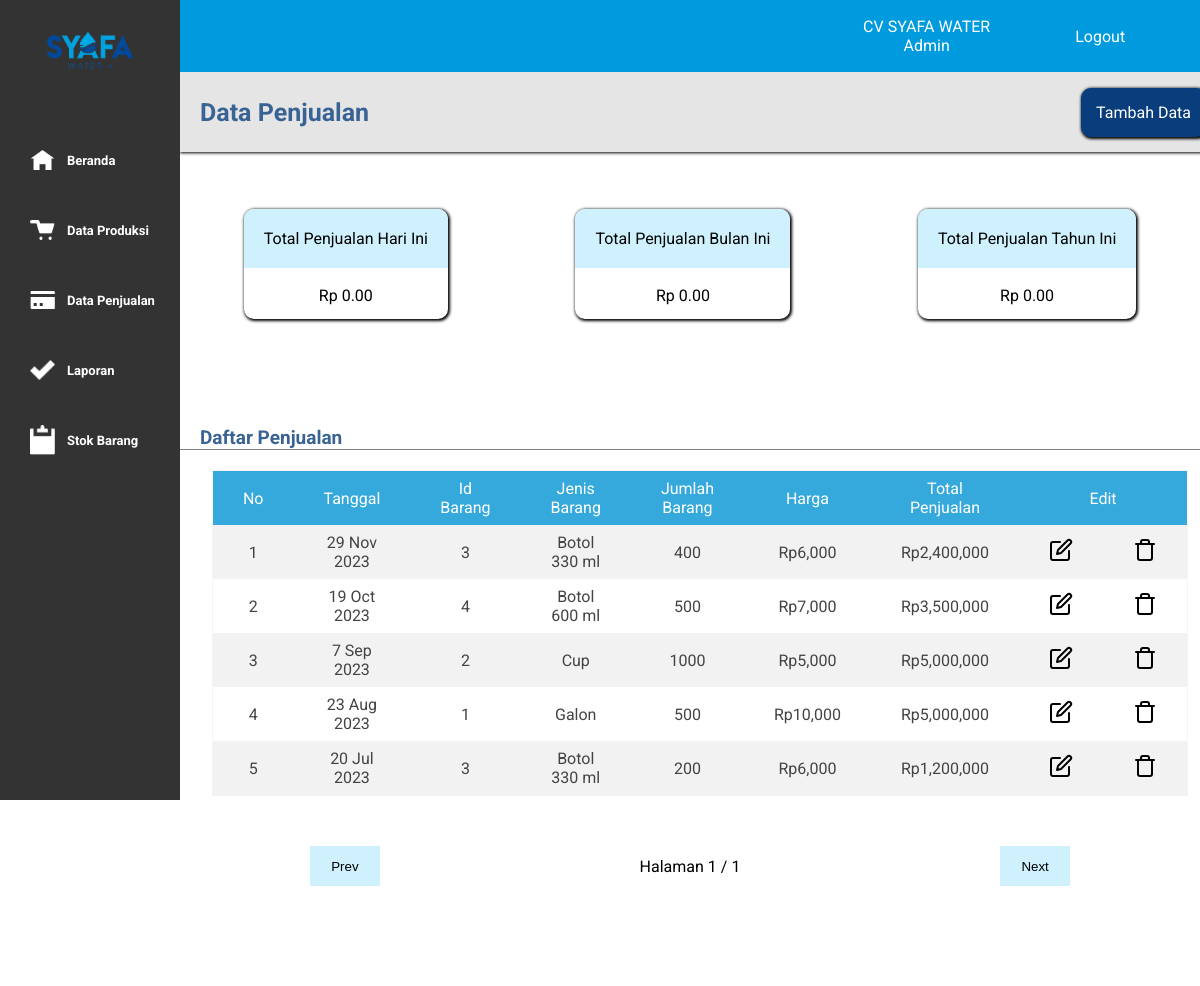
/data_penjualan.php, run on an earlier commit of the app's database.
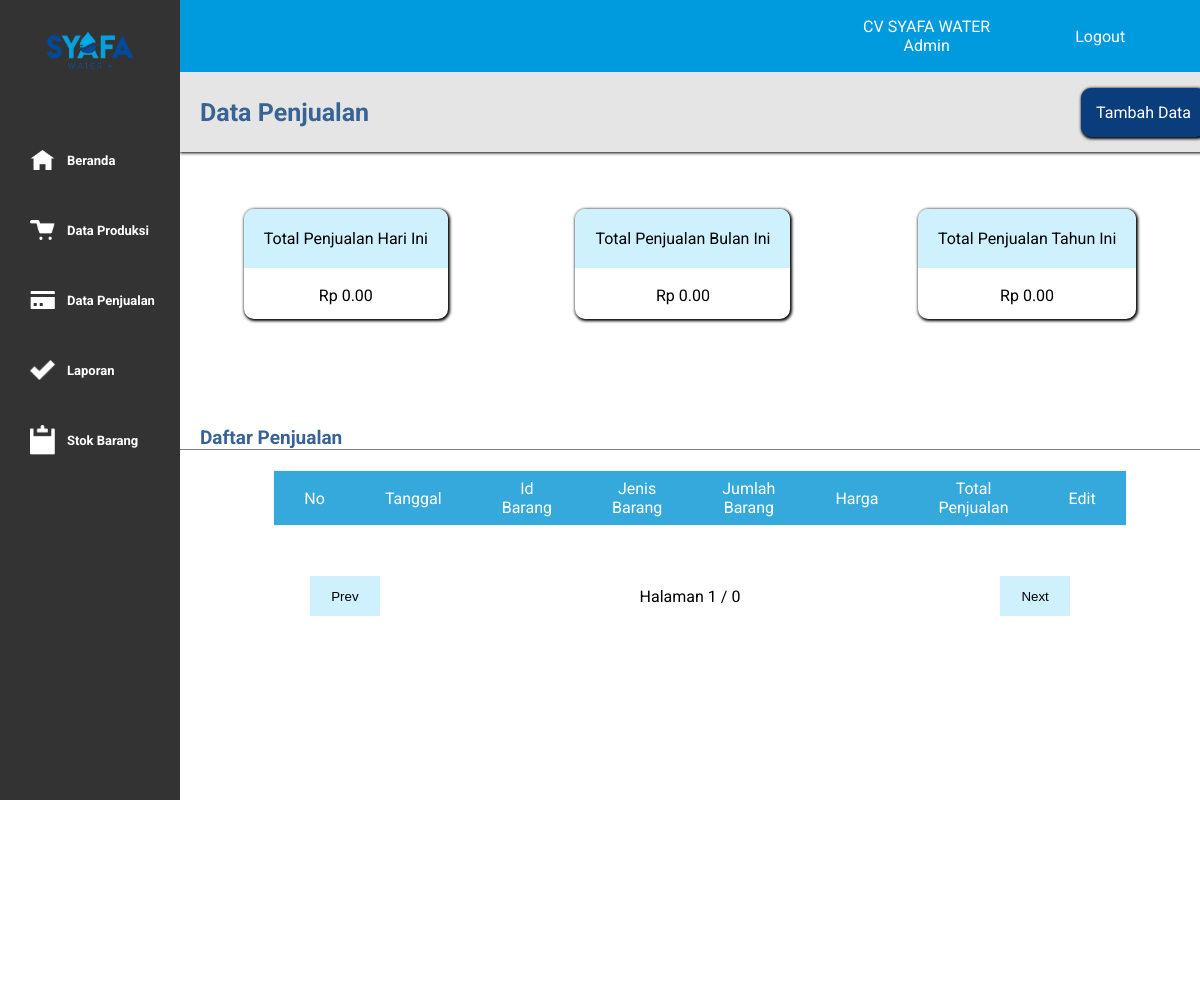
And on a later commit of the database.
### tables this page shows
CREATE TABLE `data_penjualan` (
  `id_jual` int(11) NOT NULL,
  `id_barang` int(11) DEFAULT NULL,
  `tanggal_jual` date NOT NULL,
  `nama_barang` varchar(255) DEFAULT NULL,
  `jumlah_jual` int(11) DEFAULT NULL,
  `harga_jual` int(11) DEFAULT NULL
);

### data_penjualan.php (the view, shortened to what this page needs)
<?php
$conn = mysqli_connect("localhost", "root", "", "admin_syafa");
$result = mysqli_query($conn, "SELECT * FROM data_penjualan");
?>
<!DOCTYPE html>
<html lang="en">
<head>
    <link rel="stylesheet" href="style.css">
</head>
<body>
    <div class="container">
        <div class="side">
            <div class="head-logo">
                <img src="icon.png" alt="" width=100px>
            </div>
            <ul>
                <li><img src="icon/🦆 icon _home_.png" alt=""><a href="beranda.php">Beranda</a></li>
                <li><img src="icon/🦆 icon _cart_.png" alt=""><a href="data_produksi.php">Data Produksi</a></li>
                <li><img src="icon/🦆 icon _credit card_.png" alt=""><a href="data_penjualan.php">Data Penjualan</a></li>
                <li><img src="icon/Vector.png" alt=""><a href="laporan.php">Laporan</a></li>
                <li><img src="icon/🦆 icon _clipboard_.png" alt=""><a href="stok.php">Stok Barang</a></li>
            </ul>
        </div>
        <div class="main">
            <div class="head">
                <div class="profil">
                    <p>CV SYAFA WATER</p>
                    <p>Admin</p>
                </div>
                <div class="tombol">
                    <a href="login.php">Logout</a>
                </div>
            </div>
            <div class="content">
                <div class="first">
                    <div class="left">
                        <p>Data Penjualan</p>
                    </div>
                    <div class="right">
                        <div class="tombol">
                            <a href="tambah_jual.php">Tambah Data</a>
                        </div>
                    </div>
                </div>
                <div class="ringkasan">
                    <div class="hari" id="sum">
                        <div class="judul">
                            <p>Total Penjualan Hari Ini</p>
                        </div>
                        <div class="isi">
                            <?php
                            $host = 'localhost';
                            $user = 'root';
                            $pass = '';
                            $dbname = 'admin_syafa';
                            $koneksi = new mysqli($host, $user, $pass, $dbname);
                            $tanggal_hari_ini = date("Y-m-d");
                            $query = "SELECT SUM(harga_jual*jumlah_jual) AS total_pemasukkan FROM data_penjualan WHERE tanggal_jual = '$tanggal_hari_ini'";
                            $result = $koneksi->query($query);
                            if ($result->num_rows == 1) {
                                $row = $result->fetch_assoc();
                                $total_pemasukkan = $row['total_pemasukkan'];
                                echo "Rp " . number_format($total_pemasukkan, 2);
                            } else {
                                echo "Belum ada pemasukkan hari ini.";
                            }
                            ?>
                        </div>
                    </div>
                    <div class="bulan" id="sum">
                        <div class="judul">
                            <p>Total Penjualan Bulan Ini</p>
                        </div>
                        <div class="isi">
                            <?php
                            $host = 'localhost';
                            $user = 'root';
                            $pass = '';
                            $dbname = 'admin_syafa';
                            $koneksi = new mysqli($host, $user, $pass, $dbname);
                            $tahun_bulan_ini = date("Y-m");
                            $query = "SELECT SUM(harga_jual*jumlah_jual) AS total_pemasukkan FROM data_penjualan WHERE DATE_FORMAT(tanggal_jual, '%Y-%m') = '$tahun_bulan_ini'";
                            $result = $koneksi->query($query);
                            if ($result->num_rows == 1) {
                                $row = $result->fetch_assoc();
                                $total_pemasukkan = $row['total_pemasukkan'];
                                echo "Rp " . number_format($total_pemasukkan, 2);
                            } else {
                                echo "Belum ada pemasukkan dalam bulan ini.";
                            }
                            ?>
                        </div>
                    </div>
                    <div class="tahun" id="sum">
                        <div class="judul">
                            <p>Total Penjualan Tahun Ini</p>
                        </div>
                        <div class="isi">
                            <?php
                            $host = 'localhost';
                            $user = 'root';
                            $pass = '';
                            $dbname = 'admin_syafa';
                            $koneksi = new mysqli($host, $user, $pass, $dbname);
                            $tahun_bulan_ini = date("Y");
                            $query = "SELECT SUM(harga_jual*jumlah_jual) AS total_pemasukkan FROM data_penjualan WHERE DATE_FORMAT(tanggal_jual, '%Y') = '$tahun_bulan_ini'";
                            $result = $koneksi->query($query);
                            if ($result->num_rows == 1) {
                                $row = $result->fetch_assoc();
                                $total_pemasukkan = $row['total_pemasukkan'];
                                echo "Rp " . number_format($total_pemasukkan, 2);
                            } else {
                                echo "Belum ada pemasukkan dalam bulan ini.";
                            }
                            ?>
                        </div>
                    </div>
                </div>
                <div class="hasil">
                    <div class="daftar">
                        <p>Daftar Penjualan</p>
                    </div>
                    <?php
                    $koneksi = new mysqli('localhost', 'root', '', 'admin_syafa');
                    $itemsPerHalaman = 5;
                    $halamanSaatIni = isset($_GET['halaman']) ? $_GET['halaman'] : 1;
                    $offset = ($halamanSaatIni - 1) * $itemsPerHalaman;
                    $query = "SELECT * FROM data_penjualan ORDER BY tanggal_jual DESC LIMIT $itemsPerHalaman OFFSET $offset ";
                    $result = $koneksi->query($query);
                    $i = 1 + ($halamanSaatIni - 1) * $itemsPerHalaman;
                    ?>
                    <table>
                        <tr>
                            <th>No</th>
                            <th width='200px' ;>Tanggal</th>
                            <th>Id Barang</th>
                            <th>Jenis Barang</th>
                            <th>Jumlah Barang</th>
                            <th>Harga</th>
                            <th>Total Penjualan</th>
                            <th colspan="2">Edit</th>
                        </tr>
                        <?php
                        while ($row = $result->fetch_assoc()) {
                            echo "<tr>";
                            echo "<td>" . $i . "</td>";
                            $tanggal = date('j M Y', strtotime($row['tanggal_jual']));
                            echo "<td>" . $tanggal . "</td>";
                            echo "<td>" . $row['id_barang'] . "</td>";
                            echo "<td>" . $row['nama_barang'] . "</td>";
                            echo "<td>" . $row['jumlah_jual'] . "</td>";
                            echo "<td>" . "Rp".number_format($row['harga_jual']) . "</td>";
                            $total_pengeluaran =  "Rp".number_format($row['jumlah_jual'] * $row['harga_jual']);
                            echo "<td>" . $total_pengeluaran . "</td>";
                            echo "<td><a href='edit_data_jual.php?id_jual=" . $row['id_jual'] . "'><i data-feather='edit'></i></a></td>";
                            echo "<td><a href='proses_hapus_jual.php?id_jual=" . $row['id_jual'] . "'><i data-feather='trash'></i></a></td>";
                            echo "</tr>";
                            $i++;
                        }
                        echo "</table>";
                        ?>
                        <div id="pagination">
                            <?php
                            $queryTotalItems = "SELECT COUNT(*) as total FROM data_penjualan";
                            $resultTotalItems = $koneksi->query($queryTotalItems);
                            $totalItems = $resultTotalItems->fetch_assoc()['total'];
                            $totalHalaman = ceil($totalItems / $itemsPerHalaman);
                            ?>
                            <button onclick="prevPage(event)">Prev</button>
                            <div class="info-halaman">
                                Halaman <span id="currentPage"><?= $halamanSaatIni ?></span> / <?= $totalHalaman ?>
                            </div>
                            <button onclick="nextPage(event)">Next</button>
                        </div>
                </div>
            </div>
        </div>
    </div>
</body>
</html>

### style.css (style rules this page uses)
:root { --sidebar: #333; --tombol: #009bde; --default: #e5e5e5; --font: #093d7c; --judul: #cef1fd; --h2: #396394; }
* { margin: 0; padding: 0; }
body { overflow-x: hidden; }
.container { height: 100vh; }
body { font-family: "Roboto", sans-serif; }
.side { background-color: var(--sidebar); width: 15vw; height: 100vh; position: fixed; left: 0; z-index: 9999; }
.side ul li { list-style-type: none; padding-left: 20px; margin: 30px 0 30px 10px; height: 40px; border-radius: 10px; width: 80%; cursor: pointer; }
.side ul li { display: flex; align-items: center; }
.side ul li img { width: 25px; margin-right: 12px; }
.head-logo { display: flex; justify-content: center; margin-bottom: 40px; }
.side ul li a { display: flex; align-items: center; font-size: 13px; height: 100%; width: 100%; }
.side ul li a { color: white; text-decoration: none; font-weight: 700; }
.main { margin-bottom: 3rem; margin-left: 15vw; width: 100%; }
.container { display: flex; }
.container .head { display: flex; align-items: center; justify-content: flex-end; background-color: var(--tombol); width: 101%; height: 9vh; position: sticky; top: 0; z-index: 999; align-items: center; }
.container .head .profil { height: 100%; display: flex; flex-direction: column; align-items: center; justify-content: center; text-align: center; color: white; cursor: default; margin-right: 50px; }
.container .head .tombol { margin-right: 50px; display: flex; width: 100px; padding: 10px; justify-content: center; align-items: center; border-radius: 10px; }
.container .head .tombol a { color: white; text-decoration: none; }
.main .content .first { background-color: var(--default); display: flex; width: 101%; height: 10vh; box-shadow: 0 1px 3px 0; position: relative; align-items: center; margin-bottom: 40px; }
.content .first .left { color: var(--h2); font-weight: 700; font-size: 25px; display: flex; justify-content: center; align-items: center; position: relative; left: 20px; }
.content .first .right { float: right; position: relative; left: 61vw; display: flex; align-items: center; height: 70%; }
.right .tombol { padding: 15px; box-shadow: 1px 1px 3px 1px; border-radius: 10px; background-color: var(--font); }
.right .tombol a { color: white; text-decoration: none; }
.main .ringkasan { background-color: white; display: flex; justify-content: space-around; padding-top: 3vh; position: relative; top: -7px; }
.main .ringkasan .judul { background-color: var(--judul); padding: 20px; }
.main .ringkasan .isi { display: flex; justify-content: center; align-items: center; }
#sum .isi { display: flex; align-items: center; height: 50%; }
#sum .judul { border-top-left-radius: 10px; border-top-right-radius: 10px; }
#sum { box-shadow: 1px 1px 3px 1px; height: 110px; border-radius: 10px; }
.hasil .daftar { border-bottom: 1px solid grey; margin-bottom: 20px; font-weight: 700; color: var(--h2); }
.hasil .daftar p { margin-left: 20px; font-size: 19px; }
.hasil { background-color: white; position: relative; top: 100px; height: 70vh; }
.hasil table { color: #444; border-collapse: collapse; width: 80%; margin: auto; border: 1px solid #f2f5f7; position: relative; left: 10px; }
.hasil table tr th { background: #35a9db; color: #fff; font-weight: normal; }
.hasil table, th, td { padding: 8px 30px; text-align: center; }
#pagination { display: flex; justify-content: space-around; margin: 50px 0; align-items: center; }
#pagination button { width: 70px; height: 40px; background-color: var(--judul); border: none; cursor: pointer; }
.hasil table tr td a { color: black; }
.hasil table tr:nth-child(even) { background-color: #f2f2f2; }

What changed in the data, as far as the page shows it:
removed data_penjualan: tanggal_jual "29 Nov 2023", id_barang "3", nama_barang "Botol 330 ml", jumlah_jual "400", harga_jual "6,000", total_pengeluaran "Rp2,400,000"
removed data_penjualan: tanggal_jual "19 Oct 2023", id_barang "4", nama_barang "Botol 600 ml", jumlah_jual "500", harga_jual "7,000", total_pengeluaran "Rp3,500,000"
removed data_penjualan: tanggal_jual "7 Sep 2023", id_barang "2", nama_barang "Cup", jumlah_jual "1000", harga_jual "5,000", total_pengeluaran "Rp5,000,000"
removed data_penjualan: tanggal_jual "23 Aug 2023", id_barang "1", nama_barang "Galon", jumlah_jual "500", harga_jual "10,000", total_pengeluaran "Rp5,000,000"
removed data_penjualan: tanggal_jual "20 Jul 2023", id_barang "3", nama_barang "Botol 330 ml", jumlah_jual "200", harga_jual "6,000", total_pengeluaran "Rp1,200,000"
Also different on the page:
$totalHalaman: "1" → "0"
